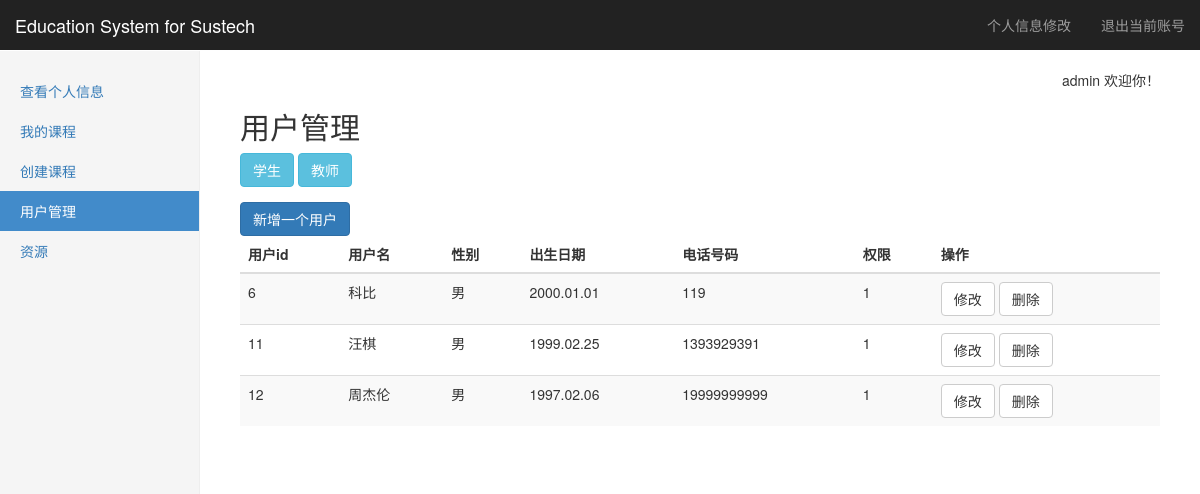
The app's page /account (signed in) with its own data.
### tables this page shows
CREATE TABLE "infor" (
	`userid`	int NOT NULL,
	`telephone`	string NOT NULL,
	`sex`	string NOT NULL,
	`born`	string NOT NULL
);

CREATE TABLE "account" (
	`userid`	INTEGER NOT NULL PRIMARY KEY AUTOINCREMENT,
	`username`	string NOT NULL,
	`password`	string NOT NULL,
	`privilege`	int NOT NULL
);

### Listener.py (the view, shortened to what this page needs)
@app.route(account_url, methods=['GET', 'POST'])
def account():
    Infor=SQL_Infor(get_db())
    Account=SQL_Account(get_db())
    if not (session.get('login') and session.get('username') and session.get('privilege')):
        return redirect(url_for('logout'))
    username = session['username']
    p = session['privilege']
    sidebar = GetSideBar(GetBar(p), '用户管理')
    privilege=request.args.get('privilege','1')
    if(p!=3):
        return redirect(url_for("introduction"))
    if(privilege=="2"):
        user=Infor.GetUserBYprivilege(2)
    else:
        user = Infor.GetUserBYprivilege(1)
    return render_template("account.html",username=username,p=p,sidebar=sidebar,user=user,start=start)

### Config/Link_db.py (called while the page is built)
    def select(self,sql):
        try:
            self.__cursor.execute(sql)
            data = self.__cursor.fetchall()
            return data
        except:
            print("Error: unable to fecth data with sql query: "+sql)
            return False

    def close(self):
        if(self.__db!=None):
            self.__db.close()

### Listener.py (called while the page is built)
def get_db():   #使用flask的g对象，每次访问都会有个独立的g对象，保证线程的数据库操作的安全
    if not hasattr(g, 'db'):
        g.db = Link_db()
    return g.db

def GetBar(privilege):  #根据用户privilege返回不同的sidebar
    if(privilege==3):
        return adminbar
    elif(privilege==2):
        return teacherbar
    elif(privilege==1):
        return studentbar

### SQL_libarary/Func_lib.py (called while the page is built)
def GetSideBar(sidebar,activebar=None): #对sidebar进行整理并返回整理好的元组
    result=[]
    for key in sidebar:
        bar1={}
        bar1['name']=key
        bar1['href']=sidebar[key]
        if(activebar==key):
            bar1['active']='active'
        result.append(bar1)
    return result

### SQL_libarary/SQL_Infor.py (called while the page is built)
    def GetUserBYprivilege(self,privilege):
        sql = "select i.userid,username,born,sex,telephone,privilege from %s i join %s a on a.userid=i.userid where privilege=%s"\
              %(InforTable,AccountTable,privilege)
        data = self.__db.select(sql)
        result=[]
        for i in data:
            mydict={'userid':i[0],'username':i[1],'born':i[2],'sex':i[3],'telephone':i[4],'privilege':i[5]}
            result.append(mydict)
        return result

### templates/account.html (shortened to what this page needs)
{% extends "layout.html" %}
{% block body %}
<h2>用户管理</h2>
<div class="form-group">
<button class="btn btn-info" onclick="go(1);">学生</button>
<button class="btn btn-info" onclick="go(2);">教师</button>
</div>
<button class="btn btn-primary" onclick="show3();">新增一个用户</button>
<div class="table-responsive">
            <table class="table table-striped">
              <thead>
                <tr>
                  <th>用户id</th>
                  <th>用户名</th>
                  <th>性别</th>
                  <th>出生日期</th>
				  <th>电话号码</th>
				  <th>权限</th>
				  <th>操作</th>
                </tr>
              </thead>
			  <tbody>
                {% for i in user %}
				<tr>
					<td>{{ i.userid }}</td>
					<td>{{ i.username }}</td>
					<td>{{ i.sex}}</td>
					<td>{{ i.born }}</td>
					<td>{{ i.telephone }}</td>
					<td>{{ i.privilege }}</td>
					<td>
					<button class="btn btn-default"
						onclick=
	"show1('{{ i.username }}','{{ i.sex }}','{{ i.born }}','{{ i.telephone }}','{{ i.privilege }}')">
						修改
						</button>
						<button class="btn btn-default"
						onclick=
	"show2('{{ i.username }}','{{ i.sex }}','{{ i.born }}','{{ i.telephone }}','{{ i.privilege }}')">
						删除
						</button>
					</td>
				</tr>
				{% endfor %}
			</tbody>
            </table>
</div>
<link href="../static/css/bootstrap-datetimepicker.min.css" rel="stylesheet" />
{% endblock %}

### templates/layout.html (shortened to what this page needs)
<!DOCTYPE html>
<html lang="zh-CN">
  <head>
	<link href="../static/css/bootstrap.min.css" rel="stylesheet">
	<link href="../static/css/dashboard.css" rel="stylesheet">
	<link href="../static/css/upload.css" rel="stylesheet">
  </head>
  <body>
	    <nav class="navbar navbar-inverse navbar-fixed-top">
		  <div class="container-fluid">
			<div class="navbar-header">
			  <a class="navbar-brand" href="/introduction">Education System for Sustech</a>
			</div>
			<div id="navbar" class="navbar-collapse collapse">
			  <ul class="nav navbar-nav navbar-right">
				<li><a href="/myinformation/change">个人信息修改</a></li>
				<li><a href="/logout">退出当前账号</a></li>
			  </ul>
			</div>
		  </div>
		</nav>
		<div class="container-fluid">
		  <div class="row">
			<div class="col-sm-3 col-md-2 sidebar">
			  <ul class="nav nav-sidebar">
			  {% for bar in sidebar %}
				<li {% if bar.active=="active" %}class="active"{% endif %}>
					<a href="{{ bar.href }}">{{ bar.name }}</a>
				</li>
			  {% endfor %}
			  </ul>
			</div>
			<div class="col-sm-9 col-sm-offset-3 col-md-10 col-md-offset-2 main">
			<p class="text-right">{{ username }}  欢迎你！</p>
				{% block body %}{% endblock %}
			</div>
		  </div>
		</div>
  </body>
</html>

### static/css/dashboard.css (style rules this page uses)
body { padding-top: 50px; }
.navbar-fixed-top { border: 0; }
.sidebar { display: none; }
@media (min-width: 768px) { .sidebar { position: fixed; top: 51px; bottom: 0; left: 0; z-index: 1000; display: block; padding: 20px; overflow-x: hidden; overflow-y: auto; background-color: #f5f5f5; border-right: 1px solid #eee; } }
.nav-sidebar { margin-right: -21px; margin-bottom: 20px; margin-left: -20px; }
.nav-sidebar > li > a { padding-right: 20px; padding-left: 20px; }
.nav-sidebar > .active > a, .nav-sidebar > .active > a:hover, .nav-sidebar > .active > a:focus { color: #fff; background-color: #428bca; }
.main { padding: 20px; }
@media (min-width: 768px) { .main { padding-right: 40px; padding-left: 40px; } }

### records on screen
infor: userid "6", username "科比", sex "男", born "2000.01.01", telephone "119", privilege "1"
infor: userid "11", username "汪棋", sex "男", born "1999.02.25", telephone "1393929391", privilege "1"
infor: userid "12", username "周杰伦", sex "男", born "1997.02.06", telephone "19999999999", privilege "1"

### other values on screen
{{ bar.name }} "查看个人信息" "我的课程" "创建课程" "用户管理" "资源"
{{ username }} "admin"
